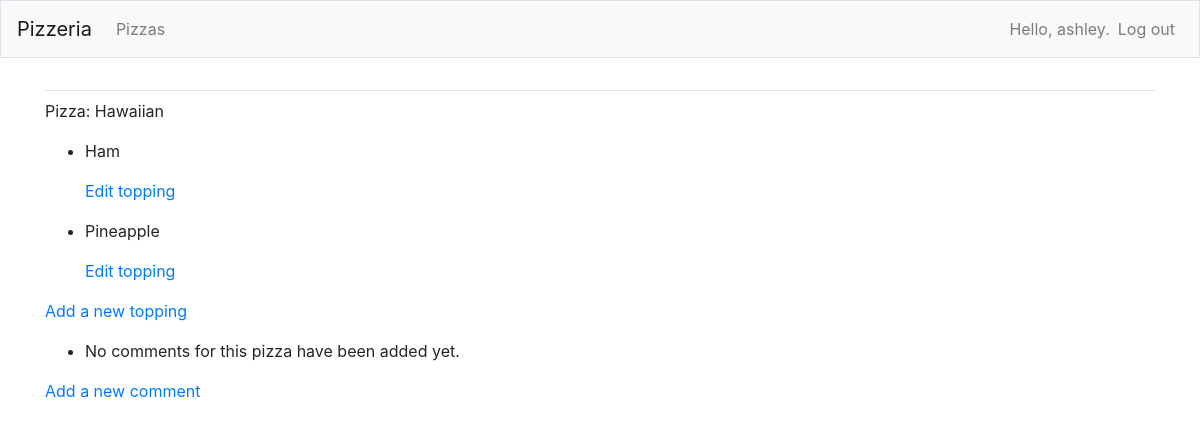
Before: /pizzas/1/ (signed in) with the older database file.
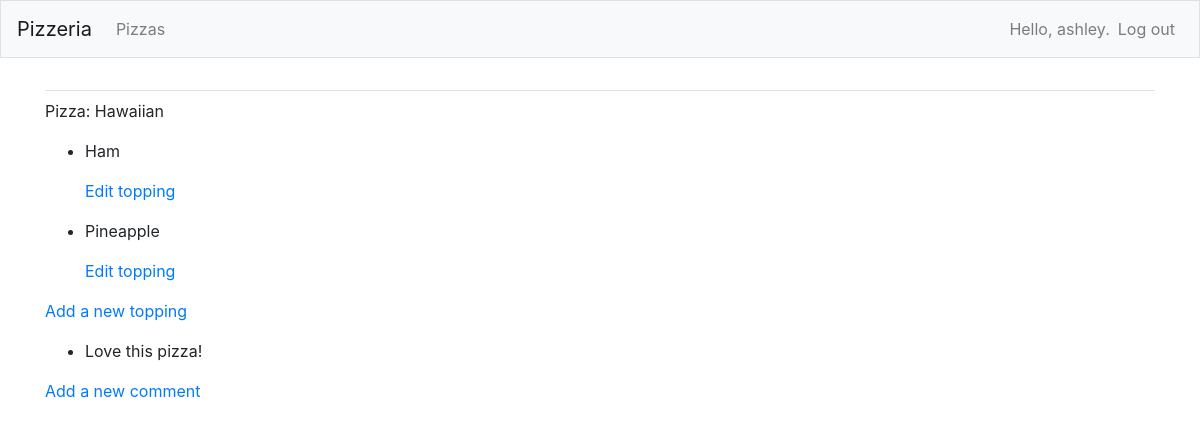
After: the same page with the newer database file.
### pizzas/models.py (models this page shows, shortened)
class Pizza(models.Model):
    name = models.CharField(max_length = 200)
    date = models.DateTimeField(auto_now_add=True)
    owner = models.ForeignKey(User, on_delete=models.CASCADE)

class Topping(models.Model):
    pizza = models.ForeignKey(Pizza, on_delete=models.CASCADE)
    name = models.CharField(max_length = 200)
    date_added = models.DateTimeField(auto_now_add=True)

class Comment(models.Model):
    pizza = models.ForeignKey(Pizza, on_delete=models.CASCADE)
    name = models.CharField(max_length = 200)
    date_added = models.DateTimeField(auto_now_add=True)

### pizzas/views.py (the view)
# urls.py: path('pizzas/<int:pizza_id>/', views.pizza, name='pizza'),
@login_required
def pizza(request, pizza_id):
    pizza = Pizza.objects.get(id=pizza_id)
    toppings = pizza.topping_set.order_by('-date_added')
    comments = pizza.comment_set.order_by('-date_added')
    context = {'pizza':pizza, 'toppings':toppings, 'comments':comments}
    return render(request, 'pizzas/pizza.html', context)

### pizzas/templates/pizzas/pizza.html (shortened to what this page needs)
{% extends "pizzas/base.html" %}
{% block content%}
    <p>Pizza: {{ pizza.name }}</p>
    <ul>
        {% for topping in toppings %}
        <li>
            <p>{{ topping.name|linebreaks }}</p>
            <p>
                <a href="{% url 'pizzas:edit_topping' topping.id %}">Edit topping</a>
            </p>
        </li>
        {% empty %}
            <li>No toppings for this pizza have been added yet.</li>
        {% endfor %}
    </ul>
    <p>
        <a href="{% url 'pizzas:new_topping' pizza.id %}">Add a new topping</a>
    </p>
    <ul>
        {% for comment in comments %}
        <li>
            <p> {{ comment.name|linebreaks }}</p>
        </li>
        {% empty %}
            <li>No comments for this pizza have been added yet.</li>
        {% endfor %}
    </ul>
    <p>
        <a href="{% url 'pizzas:new_comment' pizza.id %}">Add a new comment</a>
    </p>
{% endblock content %}

### pizzas/templates/pizzas/base.html (shortened to what this page needs)
{% load bootstrap4 %}
<!doctype html>
<html lang="en">
<head>
    {% bootstrap_css %}
</head>
<body>
    <nav class="navbar navbar-expand-md navbar-light bg-light mb-4 border">
        <a class="navbar-brand" href="{% url 'pizzas:index'%}">
            Pizzeria</a>
        <div class="collapse navbar-collapse" id="navbarCollapse">
            <ul class="navbar-nav mr-auto">
                <li class="nav item">
                    <a class="nav-link" href="{% url 'pizzas:pizzas'%}">
                        Pizzas</a></li>
            </ul>
            <ul class="navbar-nav ml auto">
                {% if user.is_authenticated %}
                   <li class="nav-item">
                       <span class="navbar-text"}">Hello, {{user.username}}.</span>
                   </li>
                   <li class="nav-item">
                       <a class="nav-link" href="{% url 'users:logout' %}">Log out</a>
                   </li>
                {% else%}
                   <li class="nav-item">
                       <a class="nav-link" href="{% url 'users:register' %}">Register</a>
                   </li>
                   <li class="nav-item">
                       <a class="nav-link" href="{% url 'users:login' %}">Log in</a></li>
                {% endif %}
            </ul>
        </div>
    </nav>
    <main role="main" class="container">
        <div class="pb-2 mb-2 border-bottom">
        </div>
        <div>
            {% block content %}{% endblock content %}
        </div>
    </main>
</body>
</html>

Changed rows visible on the page:
added Comment: name "Love this pizza!"
Other visible differences:
text no longer shown: "No comments for this pizza have been added yet."
